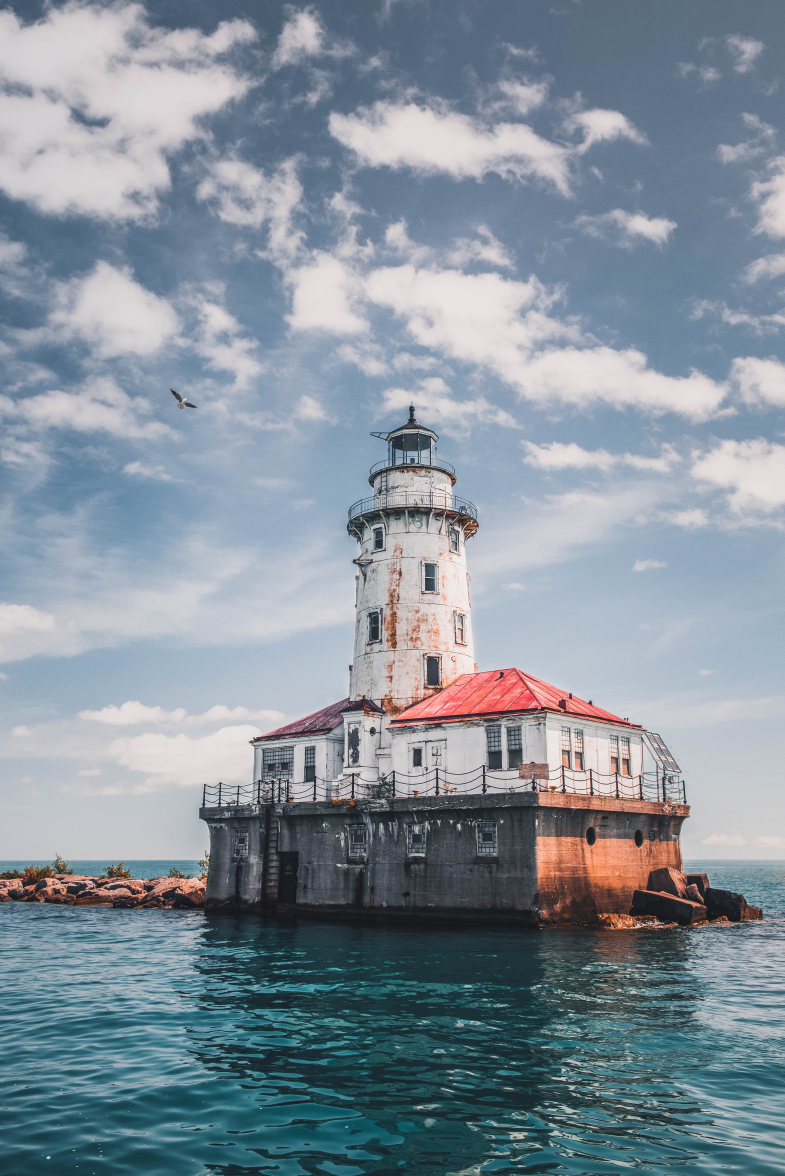
#> input picture SEM-III/ML/operations/images/building.jpg, 3924 x 5878 px (shown at 1/5 size)
$ python 7_embossing.py
#> lines starting #> are read from the running program, lines starting #| are printed output that depends on the picture
import numpy as np
import cv2
from matplotlib import pyplot as plt

img = cv2.imread("../images/building.jpg")
#> img is the input picture: shape (5878, 3924, 3); mean B, G, R 154.7, 143.9, 131.4
img = cv2.cvtColor(img, cv2.COLOR_BGR2RGB)
cv2.imshow("original", cv2.resize(img, (img.shape[1] // 6, img.shape[0] // 6)))
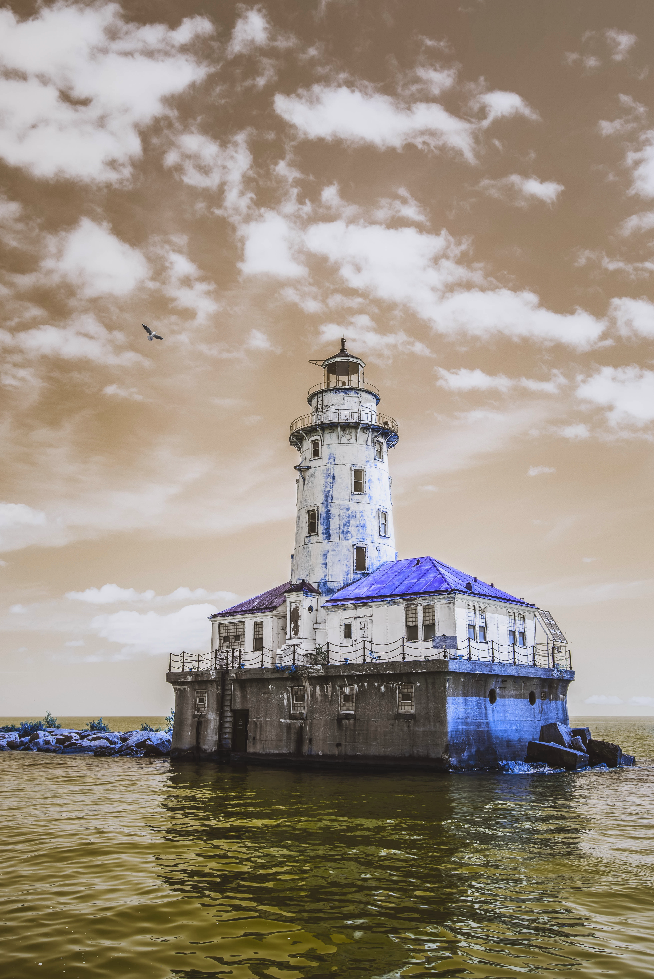
#> window 'original': shape (979, 654, 3); mean B, G, R 131.3, 143.8, 154.6

south_west = np.array([[0,-1,-1],
                       [1,0,-1],
                       [1,1,0]])
south_east = np.array([[0,1,1],
                       [-1,0,1],
                       [-1,-1,0]])
north_west = np.array([[1,0,0],
                       [0,0,0],
                       [0,0,-1]])

south_west_image = cv2.filter2D(img, -1, south_west) + 128
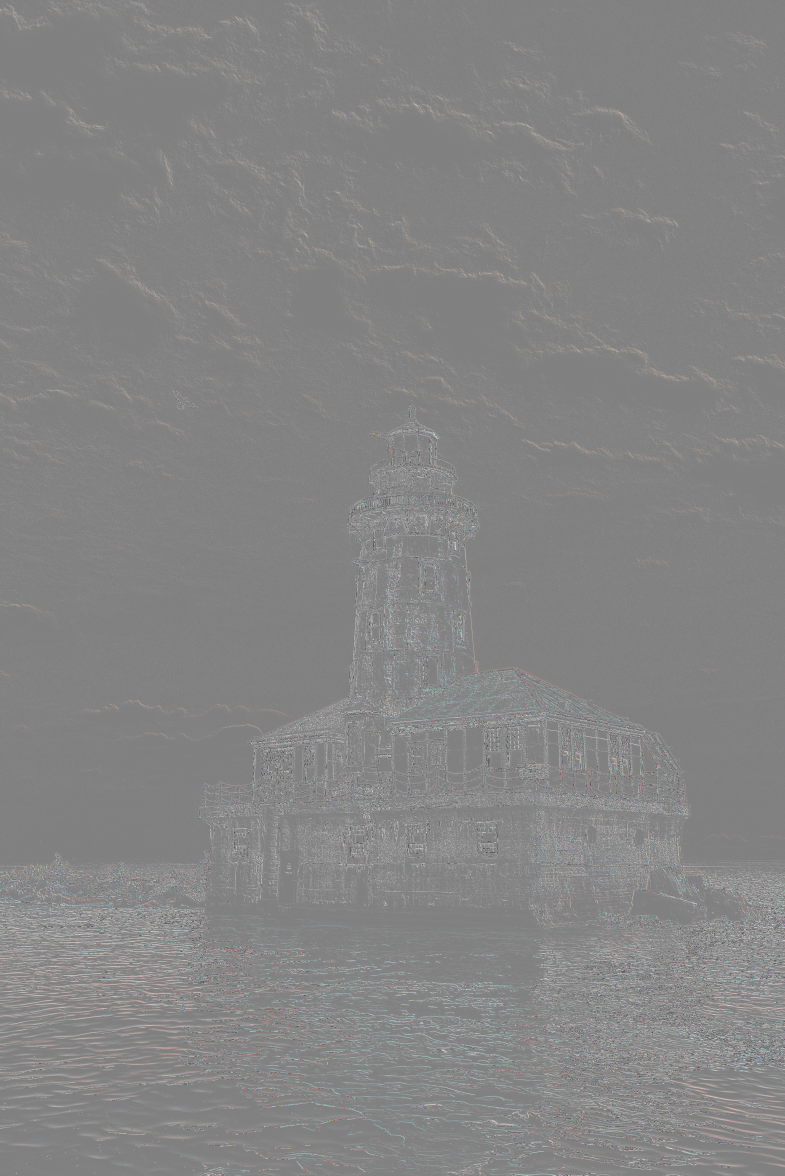
#> south_west_image: shape (5878, 3924, 3) (shown at 1/5 size); mean R, G, B 132.8, 132.7, 132.7
south_east_image = cv2.filter2D(img, -1, south_east) + 128
north_west_image = cv2.filter2D(img, -1, north_west) + 128

plt.imshow(south_east_image),plt.show()
plt.imshow(north_west_image),plt.show()
plt.imshow(south_west_image),plt.show()

$ run again, with SEM-III/ML/operations/images/flower.jpg copied over SEM-III/ML/operations/images/building.jpg
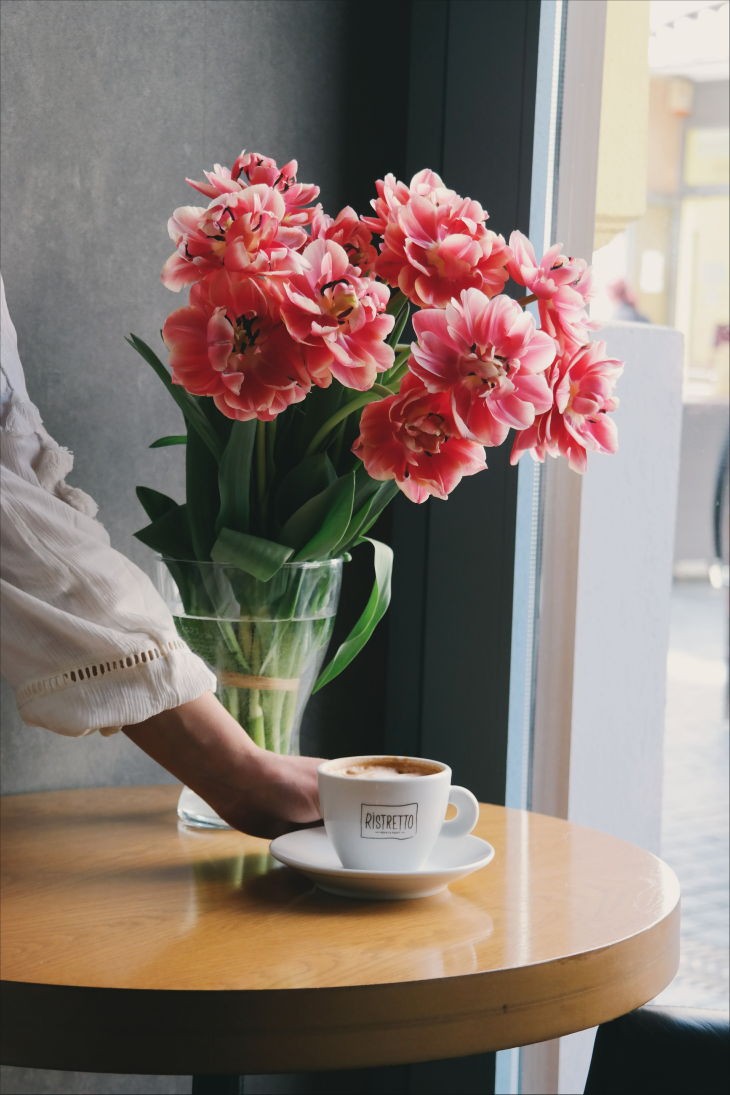
#> input picture SEM-III/ML/operations/images/flower.jpg, 3648 x 5472 px (shown at 1/5 size)
#> img is the input picture: shape (5472, 3648, 3); mean B, G, R 112.3, 119.8, 134.7
#> `cv2.imshow("original", cv2.resize(img, (img.shape[1] // 6, img.shape[0..`:
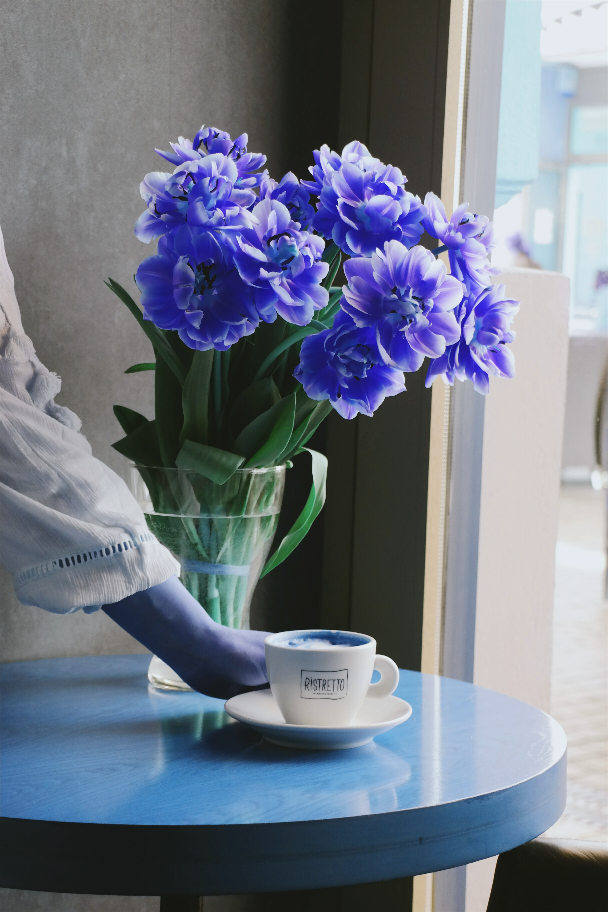
#> window 'original': shape (912, 608, 3); mean B, G, R 135, 120, 112.5
#> `south_west_image = cv2.filter2D(img, -1, south_west) + 128`:
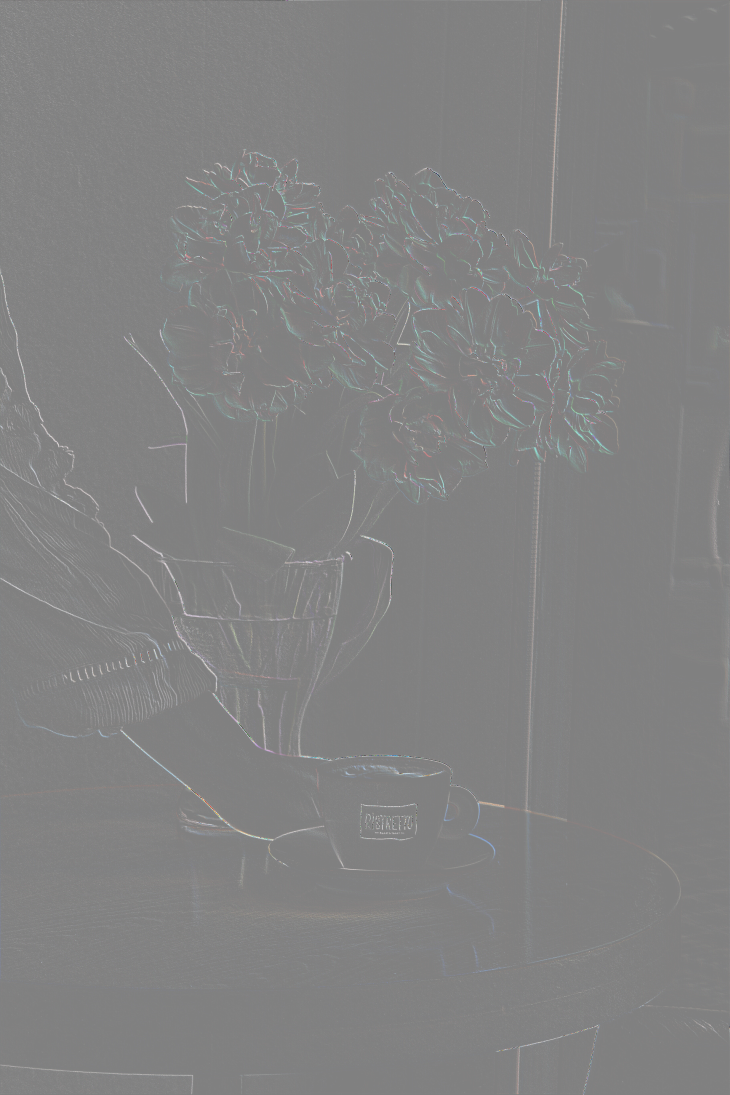
#> south_west_image: shape (5472, 3648, 3) (shown at 1/5 size); mean R, G, B 130.6, 130.6, 130.7
